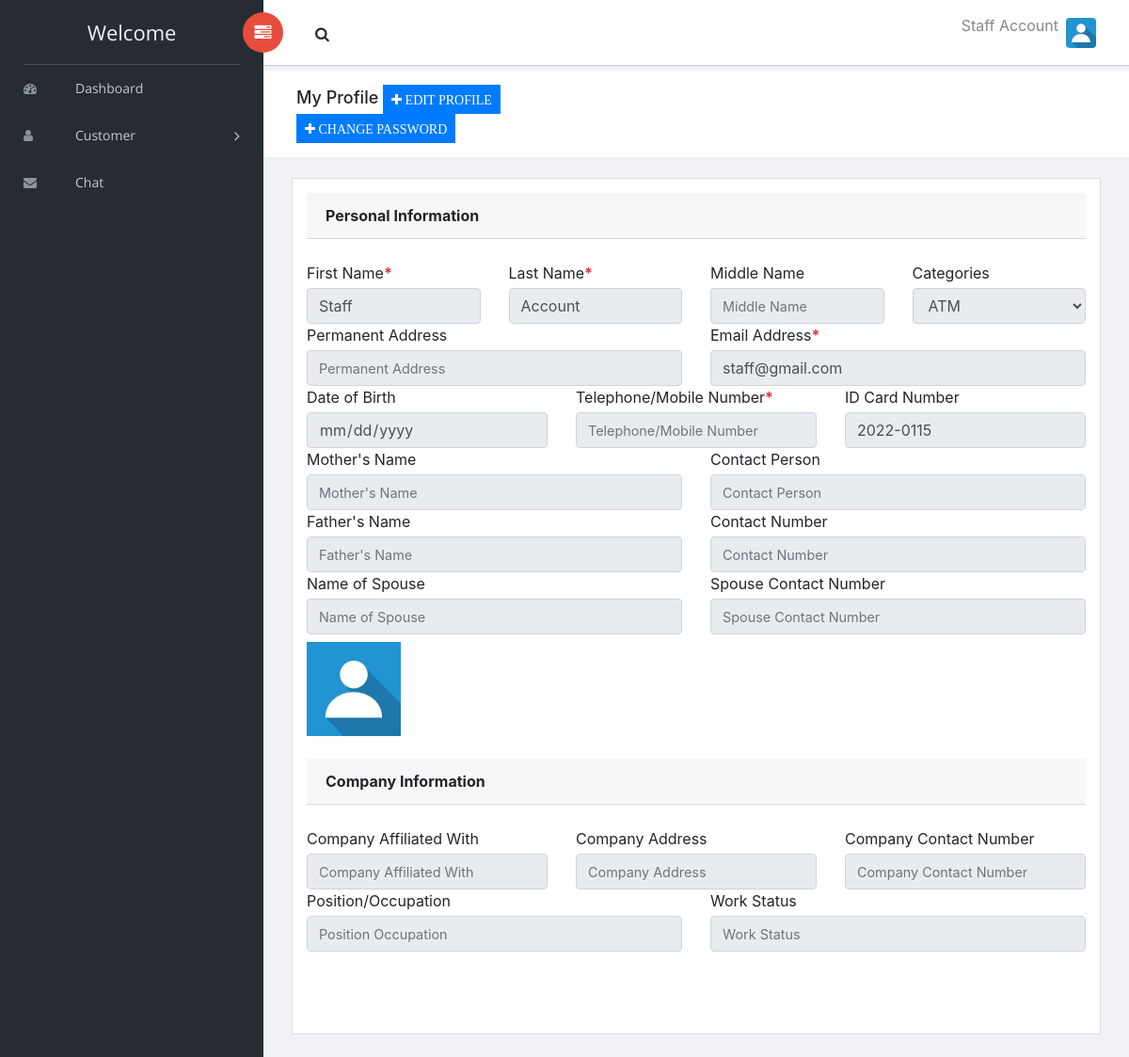
Screenshot of /staff/profile.php (signed in) with the database file from the repository.
### tables this page shows
CREATE TABLE `users` (
  `id` int(11) NOT NULL,
  `first_name` varchar(255) DEFAULT NULL,
  `last_name` varchar(255) DEFAULT NULL,
  `username` varchar(255) DEFAULT NULL,
  `email` varchar(255) DEFAULT NULL,
  `password` varchar(255) DEFAULT NULL,
  `usertype` varchar(255) DEFAULT NULL,
  `status` varchar(255) NOT NULL DEFAULT 'Pending',
  `signup_date` varchar(255) DEFAULT NULL
);

CREATE TABLE `personal` (
  `personal_id` int(11) NOT NULL,
  `user_id` int(11) NOT NULL,
  `middle_name` varchar(255) DEFAULT NULL,
  `category_id` varchar(255) NOT NULL,
  `address` varchar(255) DEFAULT NULL,
  `dob` varchar(255) DEFAULT 'Not Set',
  `mobile` varchar(255) DEFAULT NULL,
  `card_number` varchar(255) DEFAULT NULL,
  `mother_name` varchar(255) DEFAULT NULL,
  `father_name` varchar(255) DEFAULT NULL,
  `spouse_name` varchar(255) DEFAULT NULL,
  `contact_person` varchar(255) DEFAULT NULL,
  `contact_number` varchar(255) DEFAULT NULL,
  `s_contact_number` varchar(255) DEFAULT NULL,
  `company_affiliated` varchar(255) DEFAULT NULL,
  `company_address` varchar(255) DEFAULT NULL,
  `company_number` varchar(255) DEFAULT NULL,
  `position` varchar(255) DEFAULT NULL,
  `work_status` varchar(255) DEFAULT NULL,
  `image` varchar(255) DEFAULT NULL
);

CREATE TABLE `categories` (
  `id` int(11) NOT NULL,
  `category` varchar(255) NOT NULL
);

### classes/User.php (called while the page is built, shortened)
<?php
class User
{
    private $user;
    private $con;
    public function __construct($con, $user)
    {
        $this->con = $con;
        $user_details_query = mysqli_query($con, "SELECT * FROM users WHERE username='$user'");
        $this->user = mysqli_fetch_array($user_details_query);
    }
    public function getFirstAndLastName()
    {
        $username = $this->user['username'];
        $query = mysqli_query($this->con, "SELECT first_name, last_name FROM users WHERE username='$username'");
        $row = mysqli_fetch_array($query);
        return $row['first_name'] . " " . $row['last_name'];
    }
    public function getAvatar()
    {
        $id = $this->user['id'];
        $query = mysqli_query($this->con, "SELECT image FROM personal WHERE user_id='$id'");
        $row = mysqli_fetch_array($query);
        return $row['image'];
    }
}

### staff/profile.php (the view, shortened to what this page needs)
<?php
require("../app/config/connect.php");
include("../classes/User.php");
?>
<!doctype html>
<html class="no-js" lang="en">
<head>
    <link rel="stylesheet" href="vendors/bootstrap/dist/css/bootstrap.min.css">
    <link rel="stylesheet" href="vendors/font-awesome/css/font-awesome.min.css">
    <link rel="stylesheet" href="vendors/themify-icons/css/themify-icons.css">
    <link rel="stylesheet" href="vendors/flag-icon-css/css/flag-icon.min.css">
    <link rel="stylesheet" href="vendors/selectFX/css/cs-skin-elastic.css">
    <link rel="stylesheet" href="vendors/jqvmap/dist/jqvmap.min.css">
    <link rel="stylesheet" href="assets/css/style.css">
    <link rel="stylesheet" href="../resources/css/toastr.min.css">
</head>
<body>
    <?php
    include "./body/sidebar.php"
    ?>
    <div id="right-panel" class="right-panel">
        <?php
        include "./body/header.php"
        ?>
        <div class="breadcrumbs">
            <div class="col-sm-4">
                <div class="page-header float-left">
                    <div class="page-title">
                        <h1>My Profile
                            <button class="btn btn-primary btn-sm" data-toggle="modal" data-target="#profile"><i class="fa fa-plus"> EDIT PROFILE</i>
                            </button>
                            <button class="btn btn-primary btn-sm" data-toggle="modal" data-target="#password"><i class="fa fa-plus"> CHANGE PASSWORD</i>
                            </button>
                        </h1>
                    </div>
                </div>
            </div>
        </div>
        <div class="content mt-3">
            <?php
            $user_details_query = mysqli_query($con, "SELECT * FROM users
            INNER JOIN personal ON personal.user_id = users.id  WHERE username='$userLoggedIn'");
            $row = mysqli_fetch_array($user_details_query);
            ?>
            <div class="col-xl-12">
                <div class="card">
                    <div class="card-body">
                        <form action="">
                            <div class="card-header">
                                <strong class="card-title">Personal Information</strong>
                            </div><br />
                            <div class="row">
                                <div class="col-sm-3">
                                    <label for="first_name" class="control-label mb-1">First Name<span class="text-danger font-weight-bold">*</span></label>
                                    <input id="first_name" name="first_name" type="text" class="form-control" placeholder="First Name" value="<?php echo $row['first_name']; ?>" disabled>
                                </div>
                                <div class="col-sm-3">
                                    <label for="last_name" class="control-label mb-1">Last Name<span class="text-danger font-weight-bold">*</span></label>
                                    <input id="last_name" name="last_name" type="text" class="form-control" placeholder="Last Name" value="<?php echo $row['last_name']; ?>" disabled>
                                </div>
                                <div class="col-sm-3">
                                    <label for="middle_name" class="control-label mb-1">Middle Name</label>
                                    <input id="middle_name" name="middle_name" type="text" class="form-control" placeholder="Middle Name" value="<?php echo $row['middle_name']; ?>" disabled>
                                </div>
                                <div class="col-sm-3">
                                    <label for="category" class="control-label mb-1">Categories</label>
                                    <select name="category" id="category" class="form-control" disabled>
                                        <?php
                                        $sql = "SELECT * FROM categories";
                                        $result = $con->query($sql);
                                        if ($result->num_rows > 0) {
                                            while ($categories = $result->fetch_assoc()) {
                                        ?>
                                                <option value="<?php echo $categories['id'] ?>" <?php echo ($row['category_id']) == $categories['id'] ? "selected" : "" ?>><?php echo $categories['category'] ?></option>
                                            <?php
                                            }
                                        } else {
                                            ?>
                                            <option value="0">No Results</option>
                                        <?php
                                        }
                                        ?>
                                    </select>
                                </div>
                            </div>
                            <div class="row">
                                <div class="col-sm-6">
                                    <label for="address" class="control-label mb-1">Permanent Address</label>
                                    <input id="address" name="address" type="text" class="form-control" placeholder="Permanent Address" value="<?php echo $row['address']; ?>" disabled>
                                </div>
                                <div class="col-sm-6">
                                    <label for="email" class="control-label mb-1">Email Address<span class="text-danger font-weight-bold">*</span></label>
                                    <input id="email" name="email" type="text" class="form-control" placeholder="Email Address" value="<?php echo $row['email']; ?>" disabled>
                                </div>
                            </div>
                            <div class="row">
                                <div class="col-sm-4">
                                    <label for="dob" class="control-label mb-1">Date of Birth</label>
                                    <input id="dob" name="dob" type="date" class="form-control" placeholder="Birthday" value="<?php echo $row['dob']; ?>" disabled>
                                </div>
                                <div class="col-sm-4">
                                    <label for="mobile" class="control-label mb-1">Telephone/Mobile Number<span class="text-danger font-weight-bold">*</span></label>
                                    <input id="mobile" name="mobile" type="text" class="form-control" placeholder="Telephone/Mobile Number" value="<?php echo $row['mobile']; ?>" disabled>
                                </div>
                                <div class="col-sm-4">
                                    <label for="card_number" class="control-label mb-1">ID Card Number</label>
                                    <input id="card_number" name="card_number" type="text" class="form-control" placeholder="ID Card Number" value="<?php echo $row['card_number']; ?>" disabled>
                                </div>
                            </div>
                            <div class="row">
                                <div class="col-sm-6">
                                    <label for="mother_name" class="control-label mb-1">Mother's Name</label>
                                    <input id="mother_name" name="mother_name" type="text" class="form-control" placeholder="Mother's Name" value="<?php echo $row['mother_name']; ?>" disabled>
                                    <label for="father_name" class="control-label mb-1">Father's Name</label>
                                    <input id="father_name" name="father_name" type="text" class="form-control" placeholder="Father's Name" value="<?php echo $row['father_name']; ?>" disabled>
                                    <label for="spouse_name" class="control-label mb-1">Name of Spouse</label>
                                    <input id="spouse_name" name="spouse_name" type="text" class="form-control" placeholder="Name of Spouse" value="<?php echo $row['spouse_name']; ?>" disabled>
                                </div>
                                <div class="col-sm-6">
                                    <label for="contact_person" class="control-label mb-1">Contact Person</label>
                                    <input id="contact_person" name="contact_person" type="text" class="form-control" placeholder="Contact Person" value="<?php echo $row['contact_person']; ?>" disabled>
                                    <label for="contact_number" class="control-label mb-1">Contact Number</label>
                                    <input id="contact_number" name="contact_number" type="text" class="form-control" placeholder="Contact Number" value="<?php echo $row['contact_number']; ?>" disabled>
                                    <label for="s_contact_number" class="control-label mb-1">Spouse Contact Number</label>
                                    <input id="s_contact_number" name="s_contact_number" type="text" class="form-control" placeholder="Spouse Contact Number" value="<?php echo $row['s_contact_number']; ?>" disabled>
                                </div>
                            </div>
                            <div class="row">
                                <div class="col-sm-6">
                                    <img class="mt-2" src="../resources/img/uploads/<?php if (!empty($row['image'])) {
                                                                                        echo $row['image'];
                                                                                    } else {
                                                                                        echo "/default.jpg";
                                                                                    }
                                                                                    ?>" width="100px" height="100px" alt="avatar">
                                </div>
                            </div><br />
                            <div class="card-header">
                                <strong class="card-title">Company Information</strong>
                            </div><br />
                            <div class="row">
                                <div class="col-sm-4">
                                    <label for="company_affiliated" class="control-label mb-1">Company Affiliated With</label>
                                    <input id="company_affiliated" name="company_affiliated" type="text" class="form-control" placeholder="Company Affiliated With" value="<?php echo $row['company_affiliated']; ?>" disabled>
                                </div>
                                <div class="col-sm-4">
                                    <label for="company_address" class="control-label mb-1">Company Address</label>
                                    <input id="company_address" name="company_address" type="text" class="form-control" placeholder="Company Address" value="<?php echo $row['company_address']; ?>" disabled>
                                </div>
                                <div class="col-sm-4">
                                    <label for="company_number" class="control-label mb-1">Company Contact Number</label>
                                    <input id="company_number" name="company_number" type="text" class="form-control" placeholder="Company Contact Number" value="<?php echo $row['company_number']; ?>" disabled>
                                </div>
                            </div>
                            <div class="row">
                                <div class="col-sm-6">
                                    <label for="position" class="control-label mb-1">Position/Occupation</label>
                                    <input id="position" name="position" type="text" class="form-control" placeholder="Position Occupation" value="<?php echo $row['position']; ?>" disabled>
                                </div>
                                <div class="col-sm-6">
                                    <label for="work_status" class="control-label mb-1">Work Status</label>
                                    <input id="work_status" name="work_status" type="text" class="form-control" placeholder="Work Status" value="<?php echo $row['work_status']; ?>" disabled>
                                </div>
                            </div><br />
                        </form>
                        <br /><br />
                    </div>
                </div>
            </div>
        </div>
    </div>
</body>
</html>

### staff/body/header.php (shortened to what this page needs)
<?php
if (isset($_SESSION['username'])) {
    $userLoggedIn = $_SESSION['username'];
} else {
    header("Location: ../login");
}
?>
<header id="header" class="header">
    <div class="header-menu">
        <div class="col-sm-7">
            <a id="menuToggle" class="menutoggle pull-left"><i class="fa fa fa-tasks"></i></a>
            <div class="header-left">
                <button class="search-trigger"><i class="fa fa-search"></i></button>
            </div>
        </div>
        <div class="col-sm-5">
            <div class="user-area dropdown float-right">
                <a href="#" class="dropdown-toggle" data-toggle="dropdown" aria-haspopup="true" aria-expanded="false">
                    <span>
                        <?php
                        $fullname_obj = new User($con, $userLoggedIn);
                        echo $fullname_obj->getFirstAndLastName();
                        ?>
                    </span>
                    <img class="user-avatar rounded ml-2" src="../resources/img/uploads/<?php $avatar_obj = new User($con, $userLoggedIn);
                                                                                        echo ($avatar_obj->getAvatar() != NULL) ?
                                                                                            $avatar_obj->getAvatar() : "/default.jpg";
                                                                                        ?>" alt="User Avatar">
                </a>
            </div>
        </div>
    </div>
</header>

### staff/profile.php (style rules this page uses)
input::placeholder { font-size: 0.9rem; color: #999; }

### rows the page displays
users: $fullname_obj->getFirstAndLastName() "Staff Account"
personal: first_name "Staff", last_name "Account", category "ATM", email "staff@gmail.com", card_number "2022-0115"
